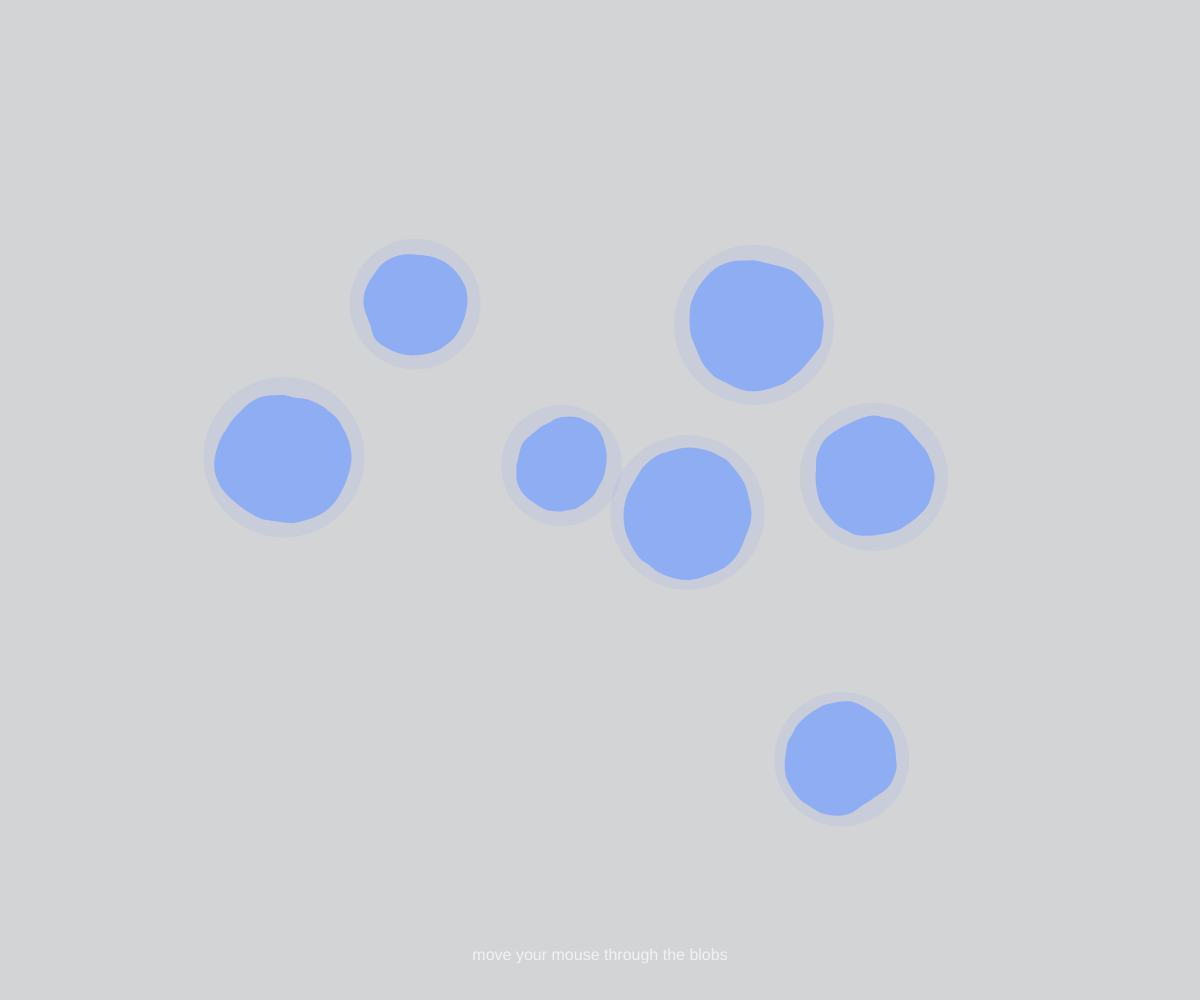
Frame 1 (no input)
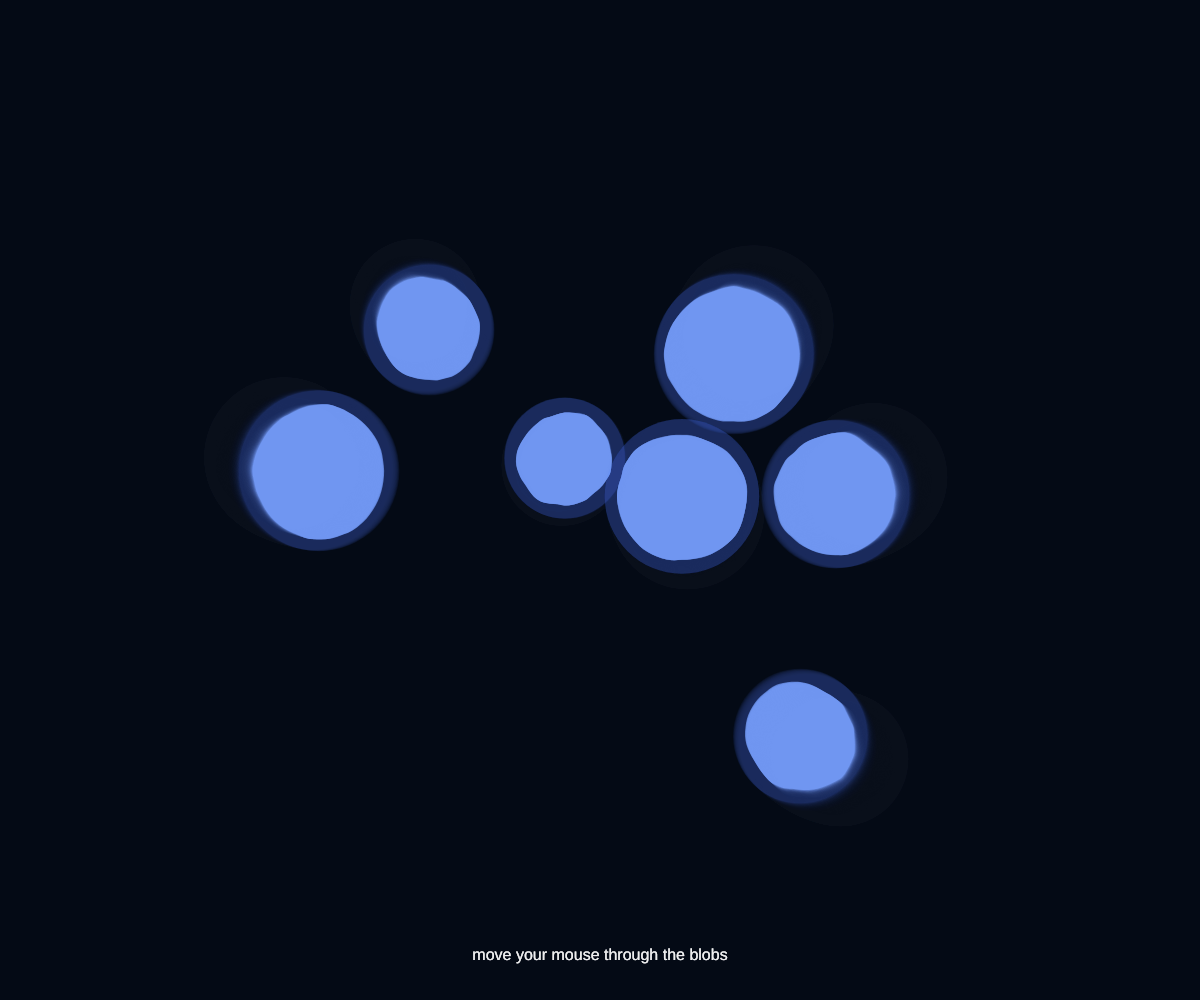
Frame 60 (no input)
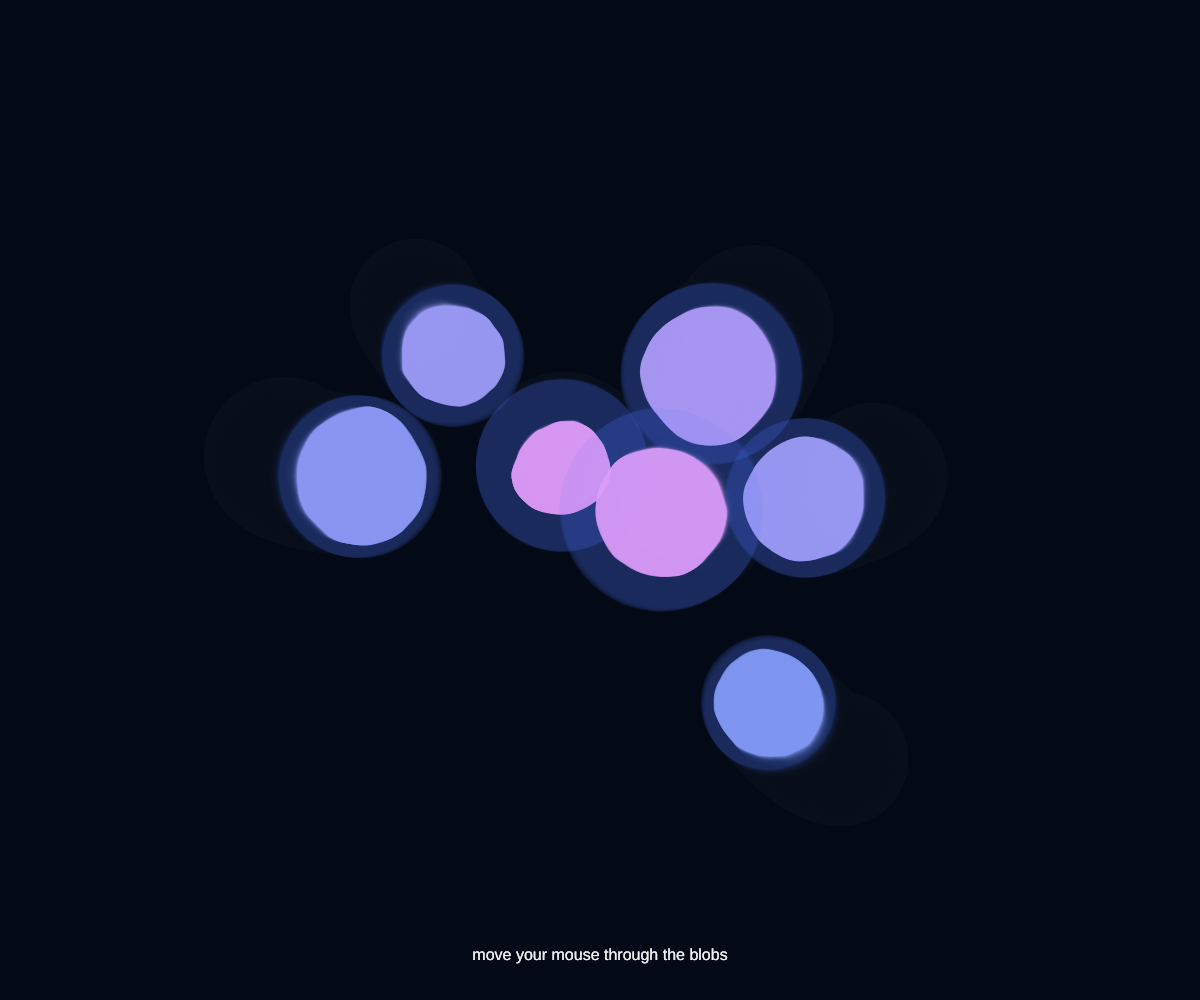
Frame 120 (the mouse pressed at the canvas centre since frame 60)

The p5.js sketch that drew these frames (run headless with seeded random() and noise() and a simulated clock; from frame 60 on, the mouse is pressed at the canvas centre):

// p5.js sketch
// ── sketch.js
let blobs = [];
let numBlobs = 7;

function setup() {
  createCanvas(windowWidth, windowHeight);

  for (let i = 0; i < numBlobs; i++) {
    blobs.push(new Blob(
      random(width * 0.2, width * 0.8),
      random(height * 0.2, height * 0.8),
      random(45, 75)
    ));
  }

  noStroke();
}

function draw() {
  background(10, 12, 24, 45);

  for (let blob of blobs) {
    blob.update(blobs);
    blob.display();
  }

  fill(255, 180);
  textAlign(CENTER);
  textSize(16);
  text("move your mouse through the blobs", width / 2, height - 40);
}

class Blob {
  constructor(x, y, r) {
    this.x = x;
    this.y = y;
    this.baseR = r;
    this.vx = random(-1, 1);
    this.vy = random(-1, 1);
    this.offset = random(1000);
  }

  update(blobs) {
    let mouseDX = mouseX - this.x;
    let mouseDY = mouseY - this.y;
    let mouseDist = dist(this.x, this.y, mouseX, mouseY);

    if (mouseDist < 220) {
      let force = map(mouseDist, 0, 220, 0.03, 0);
      this.vx += mouseDX * force * 0.01;
      this.vy += mouseDY * force * 0.01;
    }

    for (let other of blobs) {
      if (other !== this) {
        let dx = this.x - other.x;
        let dy = this.y - other.y;
        let d = sqrt(dx * dx + dy * dy);

        if (d < this.baseR + other.baseR + 30) {
          let repel = map(d, 0, this.baseR + other.baseR + 30, 0.06, 0);
          this.vx += dx * repel * 0.01;
          this.vy += dy * repel * 0.01;
        }
      }
    }

    let centerPullX = width / 2 - this.x;
    let centerPullY = height / 2 - this.y;
    this.vx += centerPullX * 0.00008;
    this.vy += centerPullY * 0.00008;

    this.vx *= 0.97;
    this.vy *= 0.97;

    this.x += this.vx;
    this.y += this.vy;

    if (this.x < 100 || this.x > width - 100) {
      this.vx *= -0.9;
    }

    if (this.y < 100 || this.y > height - 100) {
      this.vy *= -0.9;
    }
  }

  display() {
    let t = frameCount * 0.01;
    let points = 40;

    let mouseDist = dist(this.x, this.y, mouseX, mouseY);
    let glow = map(mouseDist, 0, 250, 90, 25);
    glow = constrain(glow, 25, 90);

    fill(80, 120, 255, 18);
    ellipse(this.x, this.y, this.baseR * 2 + glow);

    let colorShift = map(mouseDist, 0, 300, 255, 120);
    colorShift = constrain(colorShift, 120, 255);

    fill(colorShift, 160, 255, 180);

    beginShape();

    for (let i = 0; i < points; i++) {
      let angle = map(i, 0, points, 0, TWO_PI);

      let noiseValue = noise(
        this.offset + cos(angle) * 0.8,
        this.offset + sin(angle) * 0.8,
        t
      );

      let wave = map(noiseValue, 0, 1, -10, 10);
      let r = this.baseR + wave;

      let x = this.x + cos(angle) * r;
      let y = this.y + sin(angle) * r;

      curveVertex(x, y);
    }

    for (let i = 0; i < 3; i++) {
      let angle = map(i, 0, points, 0, TWO_PI);

      let noiseValue = noise(
        this.offset + cos(angle) * 0.8,
        this.offset + sin(angle) * 0.8,
        t
      );

      let wave = map(noiseValue, 0, 1, -10, 10);
      let r = this.baseR + wave;

      let x = this.x + cos(angle) * r;
      let y = this.y + sin(angle) * r;

      curveVertex(x, y);
    }

    endShape();
  }
}

function windowResized() {
  resizeCanvas(windowWidth, windowHeight);
}
